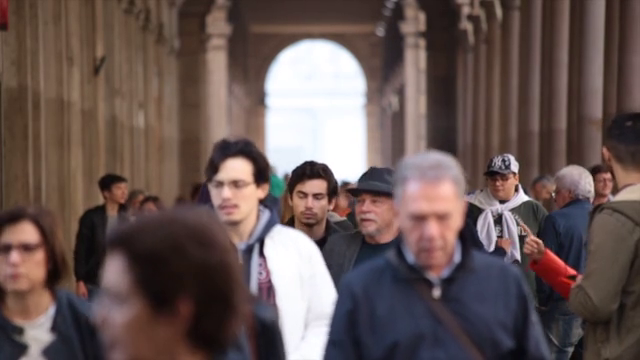
#> input picture frame 46 of images&video_resource/faces.mp4, 640 x 360 px, given in place of nature.mp4, which was not available
$ python 35-Canny_video.py
#> lines starting #> are read from the running program, lines starting #| are printed output that depends on the picture
import cv2

# cv2.canny(input,minThreshold,maxThreshold)

cap = cv2.VideoCapture("nature.mp4")

while True:
    ret , frame = cap.read()
#> frame is the input picture: shape (360, 640, 3); mean B, G, R 83.2, 86, 103.2
    edges = cv2.Canny(frame,100,200)  #nesnelerin sınırlarını veya kenarlarını tespit eder
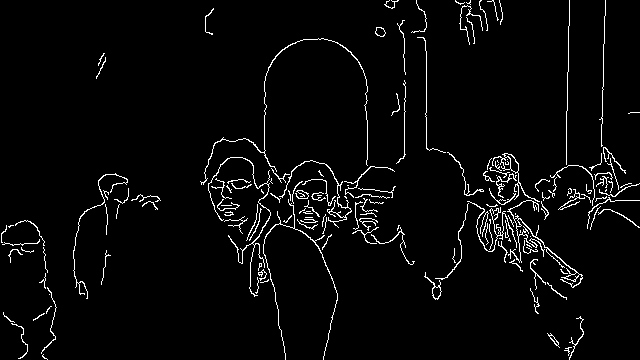
#> edges: shape (360, 640); 3.5% white in thin lines or dots

    cv2.imshow("frame",frame)
    cv2.imshow("edges",edges)

    if cv2.waitKey(2) & 0xFF == ord("q"):
#> (key q is pressed here)
        break

cap.release()
cv2.destroyAllWindows()

$ run again, starting later in the video
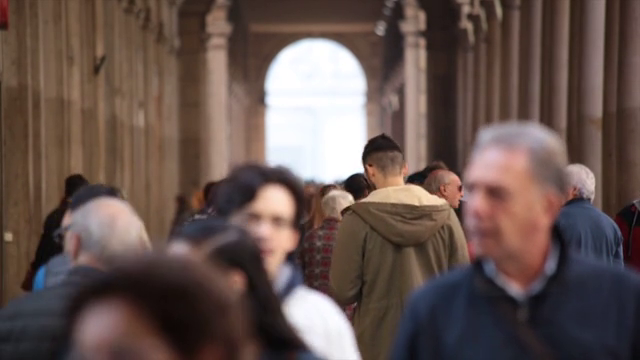
#> input picture frame 207 of images&video_resource/faces.mp4, 640 x 360 px, given in place of nature.mp4, which was not available
#> frame is the input picture: shape (360, 640, 3); mean B, G, R 78.3, 83.7, 101.8
#> `edges = cv2.Canny(frame,100,200)`:
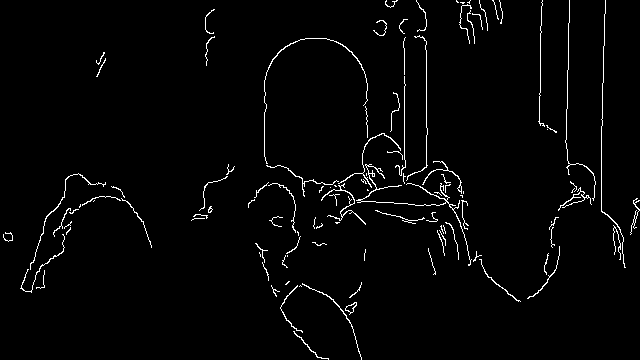
#> edges: shape (360, 640); 2.3% white in thin lines or dots

$ run again, starting later in the video
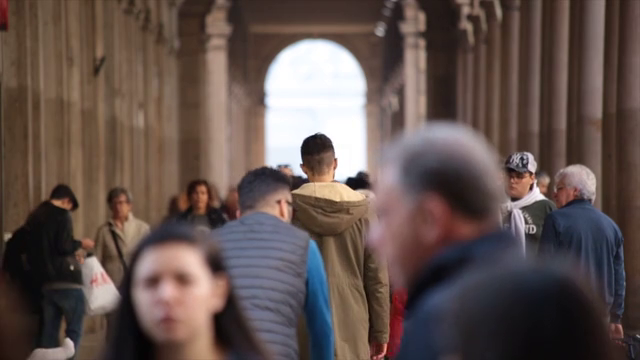
#> input picture frame 368 of images&video_resource/faces.mp4, 640 x 360 px, given in place of nature.mp4, which was not available
#> frame is the input picture: shape (360, 640, 3); mean B, G, R 77.4, 81.9, 97.9
#> `edges = cv2.Canny(frame,100,200)`:
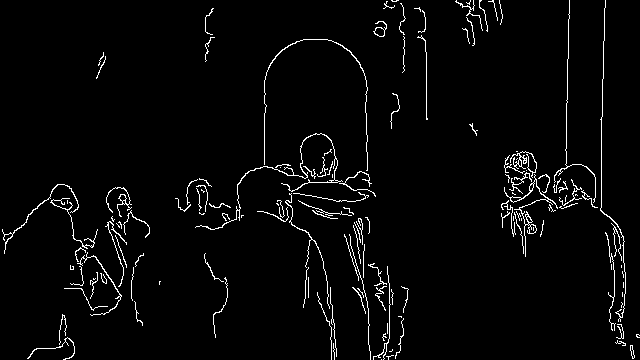
#> edges: shape (360, 640); 3.1% white in thin lines or dots
